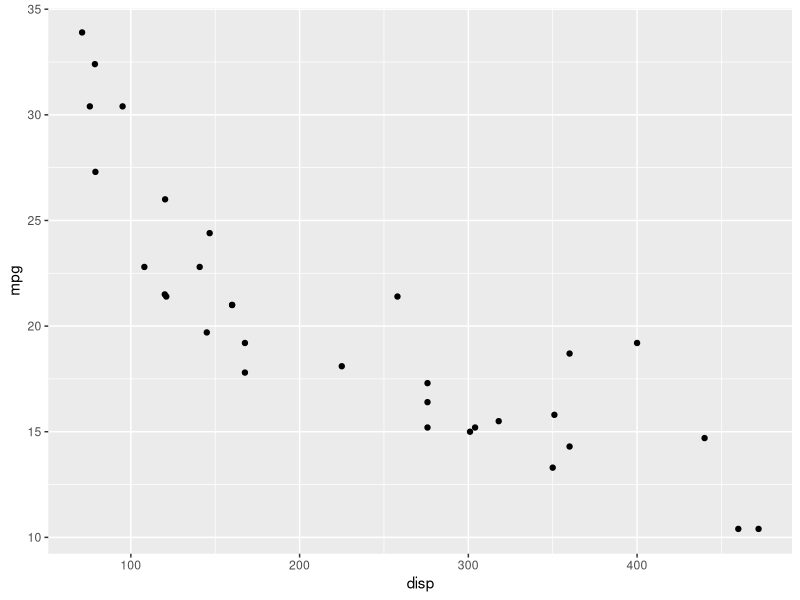
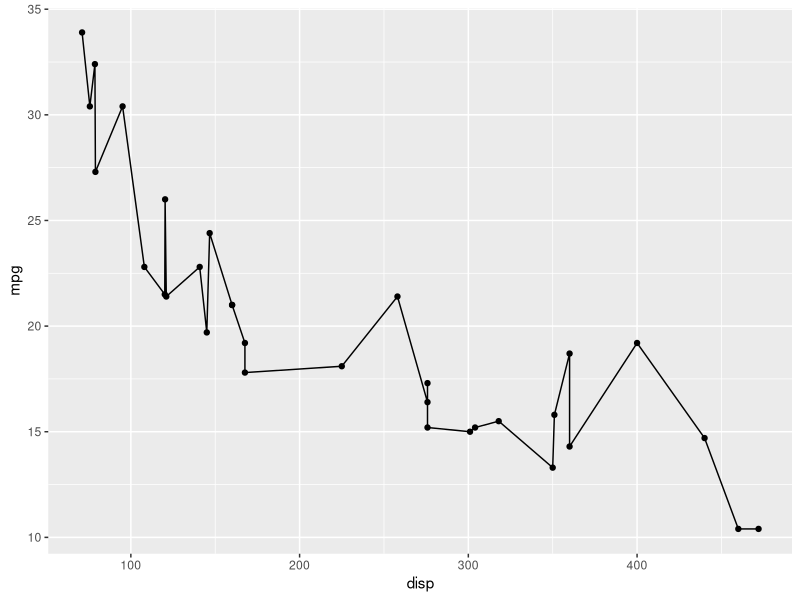
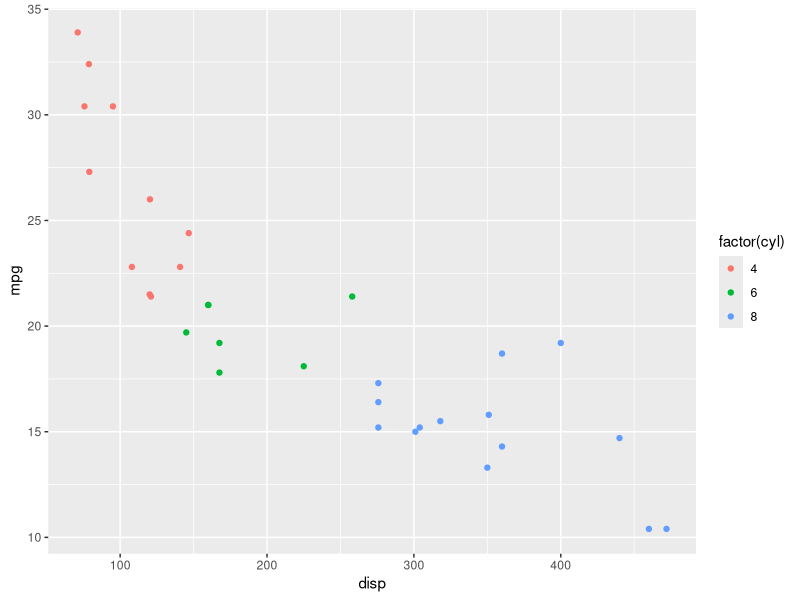
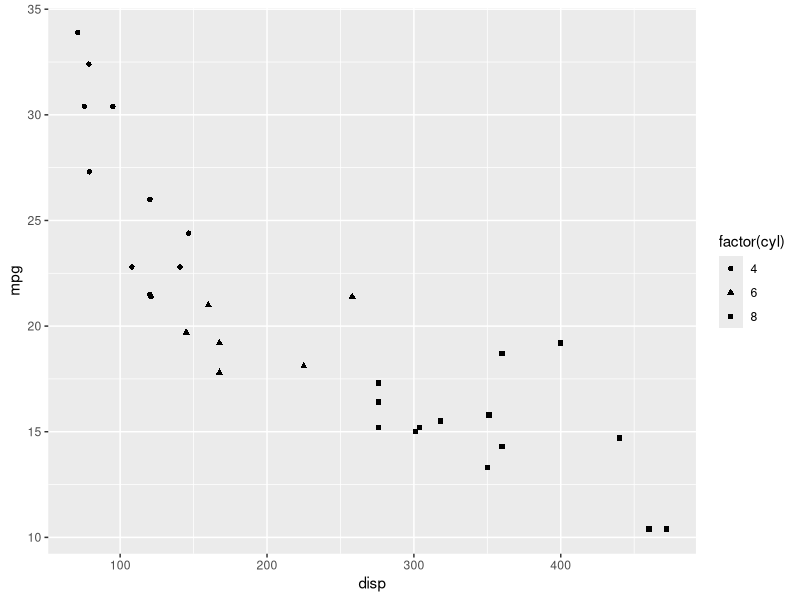
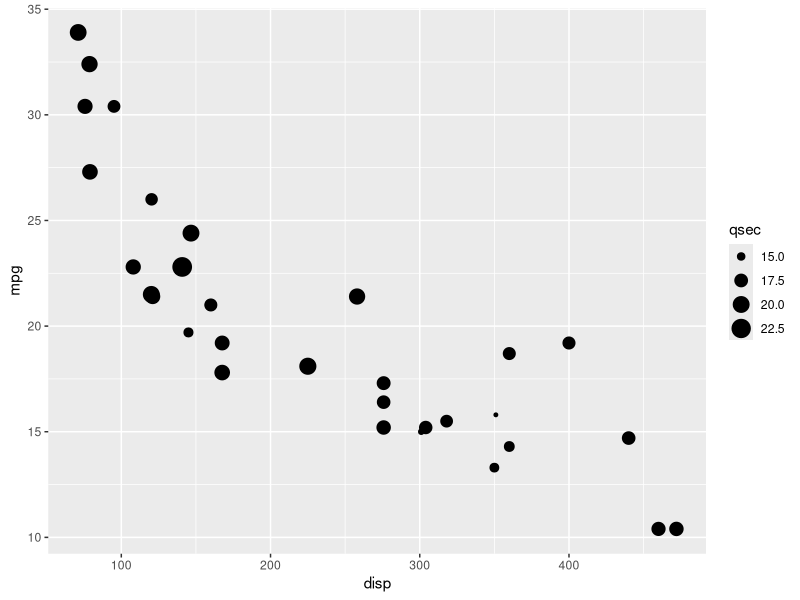
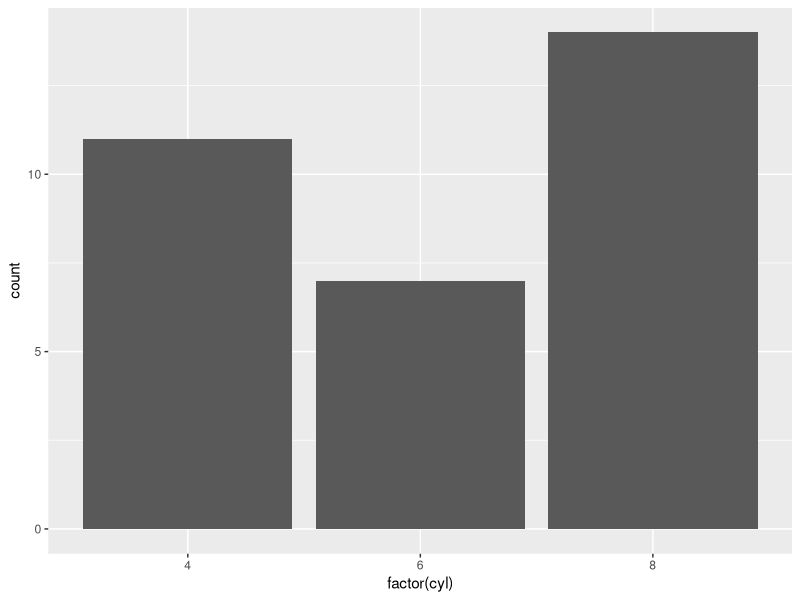
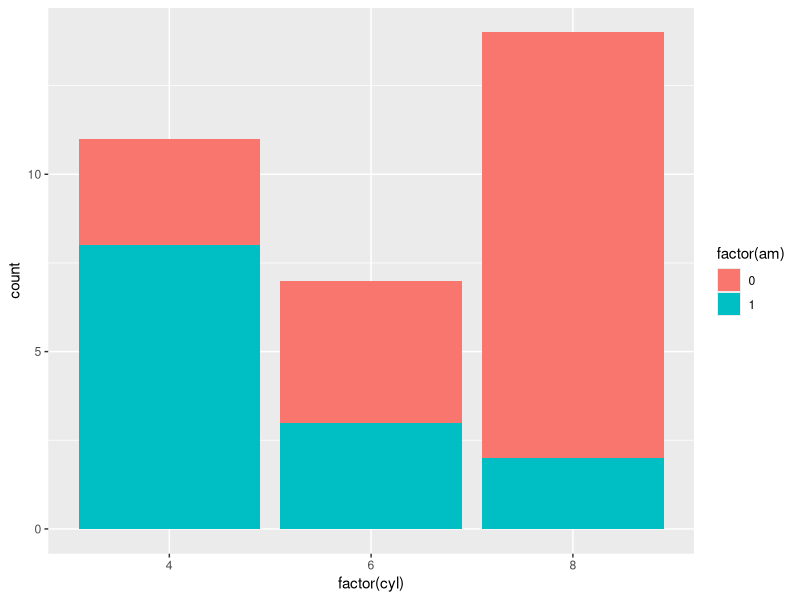
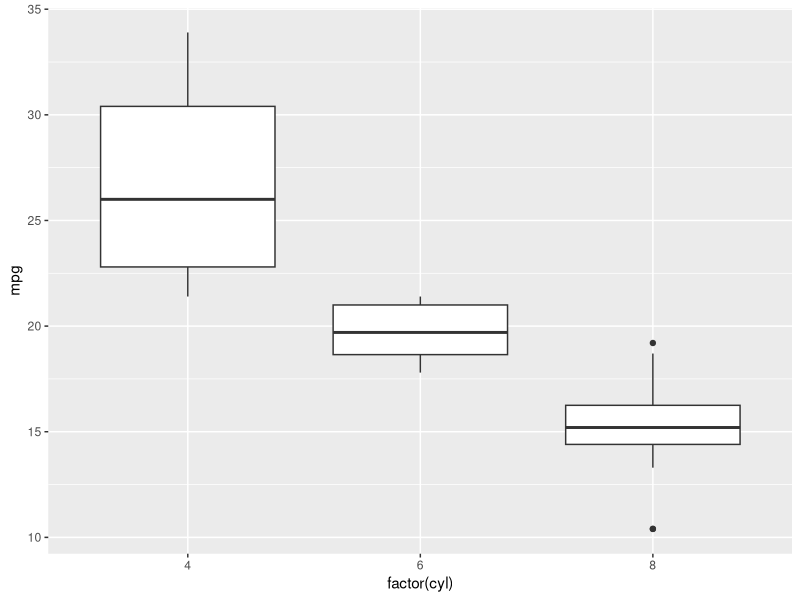

Recreate these plots in R, in order.
## ---- chunk 1
library(ggplot2)
library(dplyr)
## ---- chunk 2
ggplot(mtcars, aes(disp, mpg)) +
  geom_point()
## ---- chunk 3
ggplot(mtcars, aes(disp, mpg)) +
  geom_point() +
  geom_line()
## ---- chunk 4
ggplot(mtcars, aes(disp, mpg, color = factor(cyl))) +
  geom_point()
## ---- chunk 5
ggplot(mtcars, aes(disp, mpg, shape = factor(cyl))) +
  geom_point()
## ---- chunk 6
ggplot(mtcars, aes(disp, mpg, size = qsec)) +
  geom_point()
## ---- chunk 7
ggplot(mtcars, aes(factor(cyl))) +
  geom_bar()
## ---- chunk 8
ggplot(mtcars, aes(factor(cyl), fill = factor(am))) +
  geom_bar()
## ---- chunk 9
ggplot(mtcars, aes(factor(cyl), mpg)) +
  geom_boxplot()
## ---- chunk 10
ggplot(mtcars, aes(y = mpg)) +
  geom_boxplot()
## ---- chunk 11
ggplot(economics, aes(date, unemploy)) +
  geom_line()
## ---- chunk 12
ggplot(economics, aes(date, unemploy)) +
  geom_line(color = 'red') +
  labs(title = "US unemployment", x = "Date", y = "Unemployed (thousands)")
## ---- chunk 13
ggplot(mtcars, aes(mpg)) +
  geom_histogram(bins = 5)
